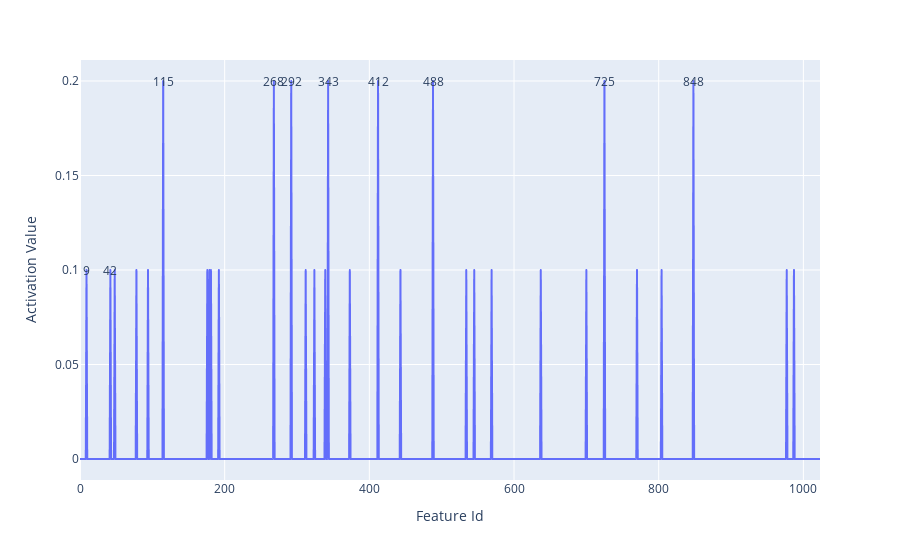
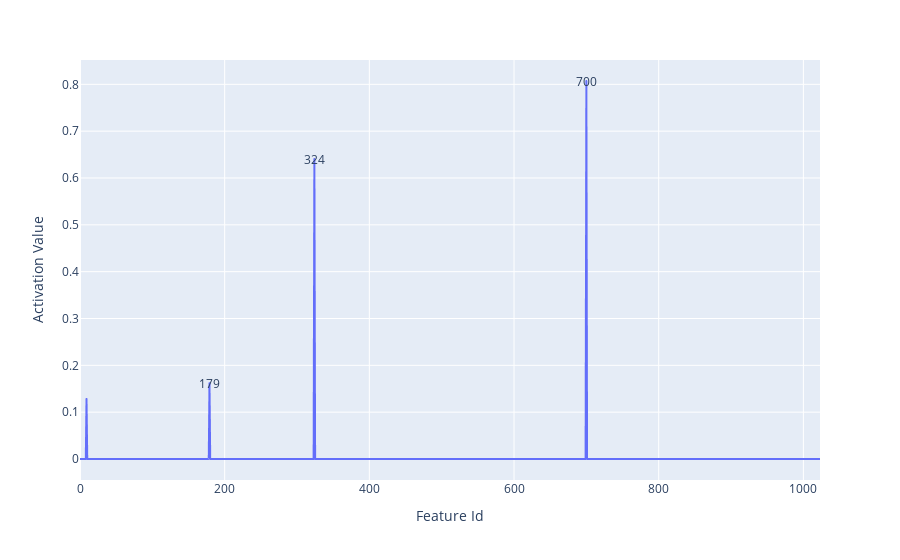
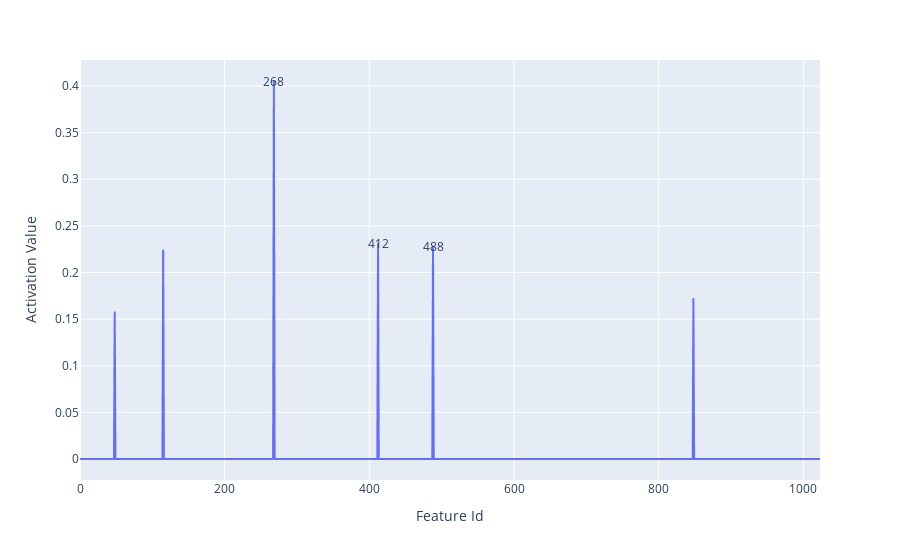
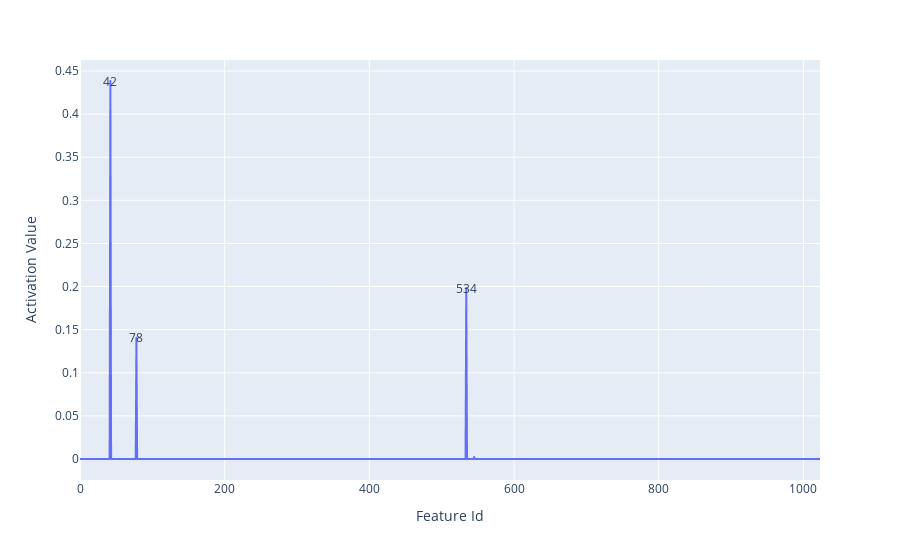

Notebook code for these charts, in order:
### Code cell
plot_line_with_top_10_labels(scores, "", 10)
plot_line_with_top_10_labels(all_token_features[position,], "", 3)
plot_line_with_top_10_labels(all_token_features[position+128,], "", 3)
plot_line_with_top_10_labels(all_token_features[position+128*2,], "", 3)

### Figure 1 — Plotly figure (JSON) as saved in the notebook; plotly's stock layout.template omitted (floating-point values rounded to 4 significant figures; data arrays with more than 128 entries replaced by an {"elided": "..."} marker saying what was removed)
{"data": [{"hovertemplate": "variable=0<br>Feature Id=%{x}<br>Activation Value=%{y}<extra></extra>", "legendgroup": "0", "line": {"color": "#636efa", "dash": "solid"}, "marker": {"symbol": "circle"}, "mode": "lines", "name": "0", "showlegend": true, "type": "scattergl", "x": {"elided": "1024 int values"}, "xaxis": "x", "y": {"elided": "1024 float values"}, "yaxis": "y"}], "layout": {"annotations": [{"arrowhead": 1, "ax": 0, "ay": -40, "showarrow": false, "text": "115", "x": 115, "y": 0.2}, {"arrowhead": 1, "ax": 0, "ay": -40, "showarrow": false, "text": "268", "x": 268, "y": 0.2}, {"arrowhead": 1, "ax": 0, "ay": -40, "showarrow": false, "text": "292", "x": 292, "y": 0.2}, {"arrowhead": 1, "ax": 0, "ay": -40, "showarrow": false, "text": "343", "x": 343, "y": 0.2}, {"arrowhead": 1, "ax": 0, "ay": -40, "showarrow": false, "text": "412", "x": 412, "y": 0.2}, {"arrowhead": 1, "ax": 0, "ay": -40, "showarrow": false, "text": "488", "x": 488, "y": 0.2}, {"arrowhead": 1, "ax": 0, "ay": -40, "showarrow": false, "text": "725", "x": 725, "y": 0.2}, {"arrowhead": 1, "ax": 0, "ay": -40, "showarrow": false, "text": "848", "x": 848, "y": 0.2}, {"arrowhead": 1, "ax": 0, "ay": -40, "showarrow": false, "text": "9", "x": 9, "y": 0.1}, {"arrowhead": 1, "ax": 0, "ay": -40, "showarrow": false, "text": "42", "x": 42, "y": 0.1}], "legend": {"title": {"text": "variable"}, "tracegroupgap": 0}, "margin": {"t": 60}, "showlegend": false, "xaxis": {"anchor": "y", "domain": [0, 1], "title": {"text": "Feature Id"}}, "yaxis": {"anchor": "x", "domain": [0, 1], "title": {"text": "Activation Value"}}}}

### Figure 2 — Plotly figure (JSON) as saved in the notebook; plotly's stock layout.template omitted (floating-point values rounded to 4 significant figures; data arrays with more than 128 entries replaced by an {"elided": "..."} marker saying what was removed)
{"data": [{"hovertemplate": "variable=0<br>Feature Id=%{x}<br>Activation Value=%{y}<extra></extra>", "legendgroup": "0", "line": {"color": "#636efa", "dash": "solid"}, "marker": {"symbol": "circle"}, "mode": "lines", "name": "0", "showlegend": true, "type": "scattergl", "x": {"elided": "1024 int values"}, "xaxis": "x", "y": {"elided": "1024 float values"}, "yaxis": "y"}], "layout": {"annotations": [{"arrowhead": 1, "ax": 0, "ay": -40, "showarrow": false, "text": "700", "x": 700, "y": 0.8071}, {"arrowhead": 1, "ax": 0, "ay": -40, "showarrow": false, "text": "324", "x": 324, "y": 0.6405}, {"arrowhead": 1, "ax": 0, "ay": -40, "showarrow": false, "text": "179", "x": 179, "y": 0.1618}], "legend": {"title": {"text": "variable"}, "tracegroupgap": 0}, "margin": {"t": 60}, "showlegend": false, "xaxis": {"anchor": "y", "domain": [0, 1], "title": {"text": "Feature Id"}}, "yaxis": {"anchor": "x", "domain": [0, 1], "title": {"text": "Activation Value"}}}}

### Figure 3 — Plotly figure (JSON) as saved in the notebook; plotly's stock layout.template omitted (floating-point values rounded to 4 significant figures; data arrays with more than 128 entries replaced by an {"elided": "..."} marker saying what was removed)
{"data": [{"hovertemplate": "variable=0<br>Feature Id=%{x}<br>Activation Value=%{y}<extra></extra>", "legendgroup": "0", "line": {"color": "#636efa", "dash": "solid"}, "marker": {"symbol": "circle"}, "mode": "lines", "name": "0", "showlegend": true, "type": "scattergl", "x": {"elided": "1024 int values"}, "xaxis": "x", "y": {"elided": "1024 float values"}, "yaxis": "y"}], "layout": {"annotations": [{"arrowhead": 1, "ax": 0, "ay": -40, "showarrow": false, "text": "268", "x": 268, "y": 0.4053}, {"arrowhead": 1, "ax": 0, "ay": -40, "showarrow": false, "text": "412", "x": 412, "y": 0.2306}, {"arrowhead": 1, "ax": 0, "ay": -40, "showarrow": false, "text": "488", "x": 488, "y": 0.2274}], "legend": {"title": {"text": "variable"}, "tracegroupgap": 0}, "margin": {"t": 60}, "showlegend": false, "xaxis": {"anchor": "y", "domain": [0, 1], "title": {"text": "Feature Id"}}, "yaxis": {"anchor": "x", "domain": [0, 1], "title": {"text": "Activation Value"}}}}

### Figure 4 — Plotly figure (JSON) as saved in the notebook; plotly's stock layout.template omitted (floating-point values rounded to 4 significant figures; data arrays with more than 128 entries replaced by an {"elided": "..."} marker saying what was removed)
{"data": [{"hovertemplate": "variable=0<br>Feature Id=%{x}<br>Activation Value=%{y}<extra></extra>", "legendgroup": "0", "line": {"color": "#636efa", "dash": "solid"}, "marker": {"symbol": "circle"}, "mode": "lines", "name": "0", "showlegend": true, "type": "scattergl", "x": {"elided": "1024 int values"}, "xaxis": "x", "y": {"elided": "1024 float values"}, "yaxis": "y"}], "layout": {"annotations": [{"arrowhead": 1, "ax": 0, "ay": -40, "showarrow": false, "text": "42", "x": 42, "y": 0.4384}, {"arrowhead": 1, "ax": 0, "ay": -40, "showarrow": false, "text": "534", "x": 534, "y": 0.1983}, {"arrowhead": 1, "ax": 0, "ay": -40, "showarrow": false, "text": "78", "x": 78, "y": 0.1406}], "legend": {"title": {"text": "variable"}, "tracegroupgap": 0}, "margin": {"t": 60}, "showlegend": false, "xaxis": {"anchor": "y", "domain": [0, 1], "title": {"text": "Feature Id"}}, "yaxis": {"anchor": "x", "domain": [0, 1], "title": {"text": "Activation Value"}}}}
